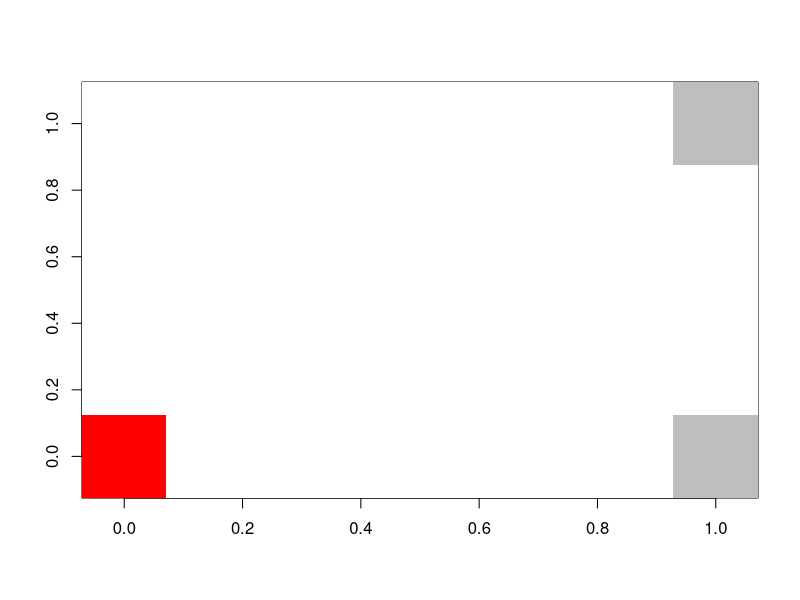

This chart was generated by the following R code:
## ---- chunk 1
step <- function(x, prob = 0.125){
  
  # make a slightly bigger matrix, so we don't have to worry about the boundaries.
  nr2 = nrow(x) + 2
  nc2 = ncol(x) + 2
  x2 <- matrix(0, nrow = nr2, ncol = nc2)
  infected <- which(x == 1, arr.ind = TRUE) + 1
  ni <- nrow(infected)
  
  directions <- c(-1, 0, 1)
  # Don't worry about cells that are already infected or removed
  for(i in directions){
    for(j in directions){
      infect_ij <- infected
      infect_ij[, "row"] <- infect_ij[, "row"] + i
      infect_ij[, "col"] <- infect_ij[, "col"] + j
      new_inf_rows <- sample(c(TRUE, FALSE), size = ni,
                             prob = c(prob, 1-prob), replace = TRUE)
      new_infect <- infect_ij[new_inf_rows, ]
      browser() # <-- breakpoint; stop and open debugger exactly in this location
      x2[new_infect] <- 1
    }
  }
  
  # Remove the edges from the too big matrix
  result <- x2[-c(1, nr2), -c(1, nc2)]
  
  # Fix the cells that are already infected or removed
  result[1 <= x] <- 2
  result
}

# Reproduce the bug
x <- matrix(0, nrow = 5, ncol = 8)
x[c(1, 5), 8] <- 1

# Seed the random number generator, which means the same sequence of random
# numbers will be produced, so our results will be the same.
set.seed(47)  # Pick an arbitrary number
x2 <- step(x, prob = 0.2)
image(t(x2), col = c("white", "red", "grey"))

debug(step)
## ---- chunk 2
# if you have no idea what's going on: 
# step through the function, see if variables match

debug(step) #turns on debugging mode for this function
# undebug(step) # use this to turn off debugging mode

# if you have some clue what's the problem:
browser() # breakpoint; stop and open debugger on this line
